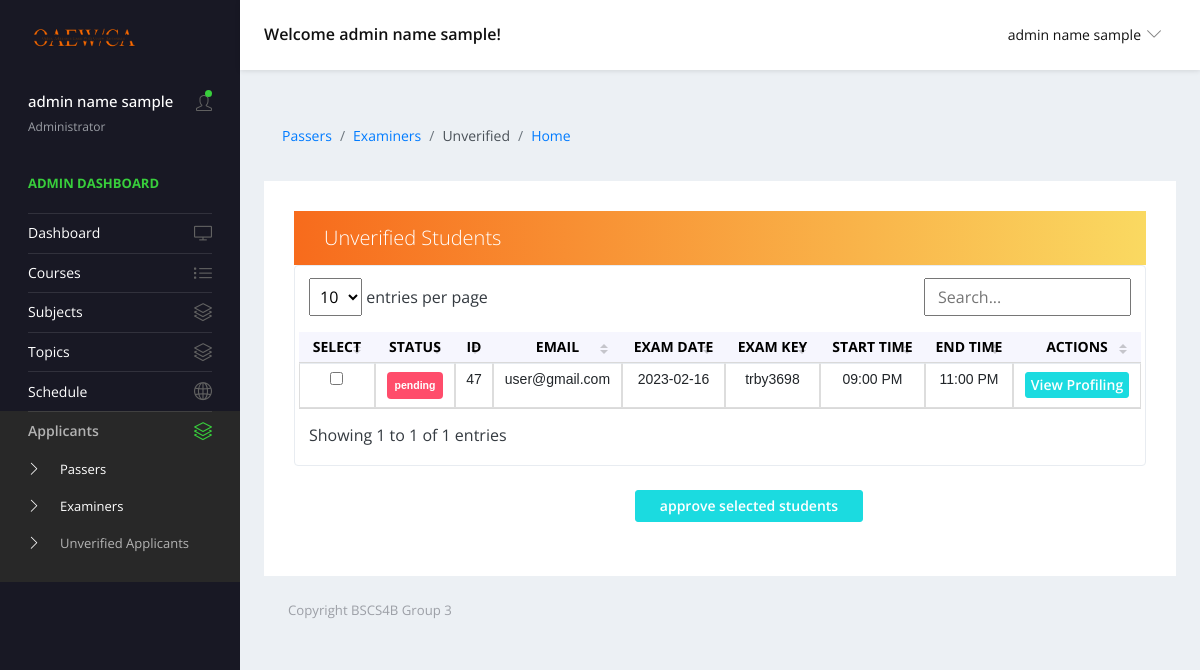
Page /views/unverified.php (signed in) on the earlier database version.
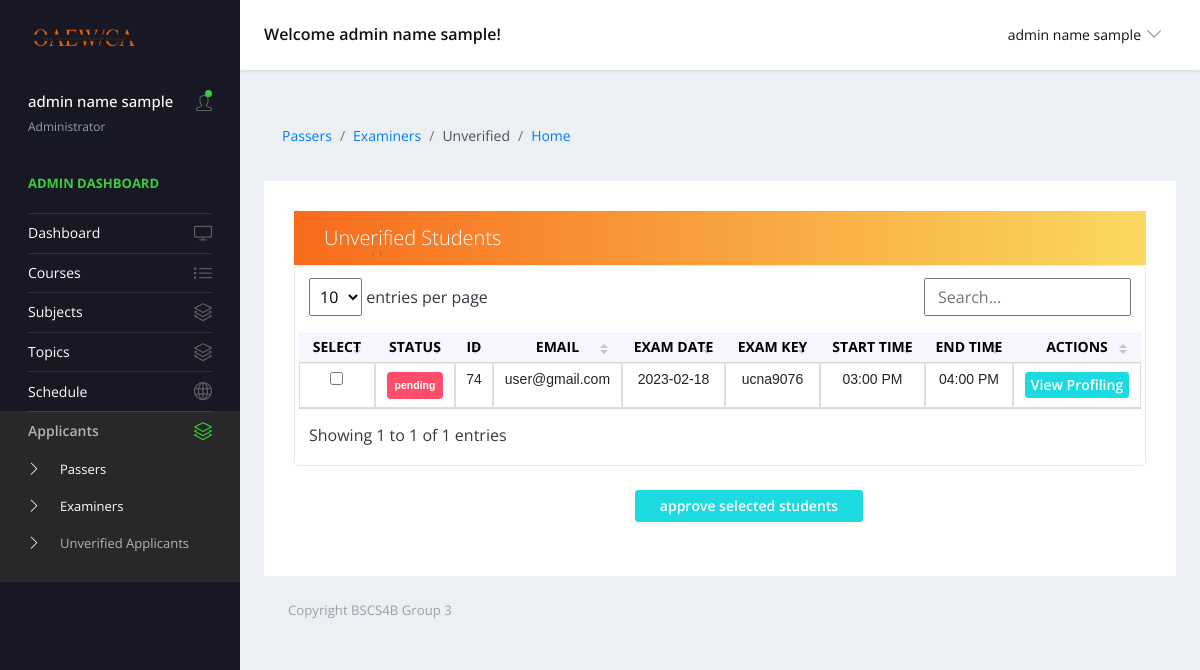
Same page on the later database version.
### tables this page shows
CREATE TABLE `generated_codes` (
  `id` int(11) NOT NULL,
  `fullname` varchar(255) NOT NULL,
  `email` varchar(255) NOT NULL,
  `exam_key` varchar(255) NOT NULL,
  `exam_date` varchar(255) NOT NULL,
  `exam_time` time NOT NULL,
  `exam_time_end` time NOT NULL,
  `status` varchar(255) NOT NULL,
  `strand` varchar(255) NOT NULL,
  `pref_course` varchar(255) NOT NULL,
  `traits` varchar(255) NOT NULL,
  `interest` varchar(255) NOT NULL,
  `skill` varchar(255) NOT NULL,
  `career_goal` varchar(255) NOT NULL,
  `f_course` varchar(255) NOT NULL,
  `s_course` varchar(255) NOT NULL,
  `t_course` varchar(255) NOT NULL,
  `exam_key_created_at` datetime NOT NULL
);

### forms/adminQueries.php (called while the page is built, shortened)
<?php
    function getUnapprovedStudent() {
        $url = 'localhost';
        $username = 'root';
        $password = '';
        $conn = new mysqli($url, $username, $password, 'project');
        $sql = mysqli_query($conn,
        "SELECT *
        FROM generated_codes WHERE status != 'active'
        ");
    return mysqli_fetch_all($sql, MYSQLI_ASSOC);
}
?>

### views/unverified.php (the view, shortened to what the changed rows need)
<?php
include '../forms/adminQueries.php';
?>
<!DOCTYPE html>
<html lang="en">
  <head>
    <link rel="stylesheet" href="../vendors/simple-line-icons/css/simple-line-icons.css">
    <link rel="stylesheet" href="../vendors/flag-icon-css/css/flag-icon.min.css">
    <link rel="stylesheet" href="../vendors/css/vendor.bundle.base.css">
    <link rel="stylesheet" href="../vendors/daterangepicker/daterangepicker.css">
    <link rel="stylesheet" href="../vendors/chartist/chartist.min.css">
    <link rel="stylesheet" href="../assets/css/style-admin.css">
  </head>
  <body>
    <div class="container-scroller">
      <div class="container-fluid page-body-wrapper">
       <div class="main-panel">
        <div class="content-wrapper">
          <div class="row quick-action-toolbar">
            <div class="col-md-12 grid-margin">
              <div class="card">
              <form id="myform" action="" method="POST">
                <div class="card-body">
                  <div class="table-responsive border rounded p-1">
                      <table class="table table-hover text-nowrap datatable">
                      <thead>
                      <tr>
                          <th class="font-weight-bold text-center" scope="col">SELECT</th>
                          <th class="font-weight-bold text-center" id="status" scope="col" >STATUS</th>
                          <th class="font-weight-bold text-center" scope="col">ID</th>
                          <th class="font-weight-bold text-center" scope="col">EMAIL</th>
                          <th class="font-weight-bold text-center" scope="col">EXAM DATE</th>
                          <th class="font-weight-bold text-center" scope="col">EXAM KEY</th>
                          <th class="font-weight-bold text-center" scope="col">START TIME</th>
                          <th class="font-weight-bold text-center" scope="col">END TIME</th>
                          <th class="font-weight-bold text-center" scope="col">ACTIONS</th>
                        </tr>
                      </thead>
                      <tbody>
                      <?php
                        $rows = getUnapprovedStudent();
                        $i = 0;
                        while ($i < count($rows)) {
                           $row = $rows[$i];
                          $status = $row["status"];
                          $id = $row["id"];
                          $formattedTime = date('h:i A', strtotime($row['exam_time']));
                          $formattedTime2 = date('h:i A', strtotime($row['exam_time_end']));
                          echo "<tr>";
                          echo "<td><input type='checkbox' name='user_ids[]' value='".$row['id']."'></td>";
                          echo "<td><div class='badge badge-danger p-2'>" . $status . "</div></td>";
                          echo "<td>" . $row["id"] . "</td>";
                          echo "<td>" . $row["email"] . "</td>";
                          echo "<td>" . $row["exam_date"] . "</td>";
                          echo "<td>" . $row["exam_key"] . "</td>";
                          echo "<td>" . $formattedTime . "</td>";
                          echo "<td>" . $formattedTime2 . "</td>";
                          echo "<td><div class='text-center'><button name='btnmodal' type='button' class='btn btn-primary view-btn' data-toggle='modal' data-target='#viewModal' data-id='" . $id . "'>View Profiling</div></button></td>";
                          echo "</tr>";
                               $i++;
                        }
                      ?>
                      </tbody>
                    </table>
                  </div>
                </div>
               </form>
              </div>
            </div>
        </div>
      </div>
    </div>
    </div>
    <link href="../assets/vendor/simple-datatables/style.css" rel="stylesheet">
  </body>
</html>

Differences in the rows shown:
removed generated_codes: status "pending", id "47", email "user@gmail.com", exam_date "2023-02-16", exam_key "trby3698", exam_time "09:00 PM", exam_time_end "11:00 PM"
added generated_codes: status "pending", id "74", email "user@gmail.com", exam_date "2023-02-18", exam_key "ucna9076", exam_time "03:00 PM", exam_time_end "04:00 PM"
